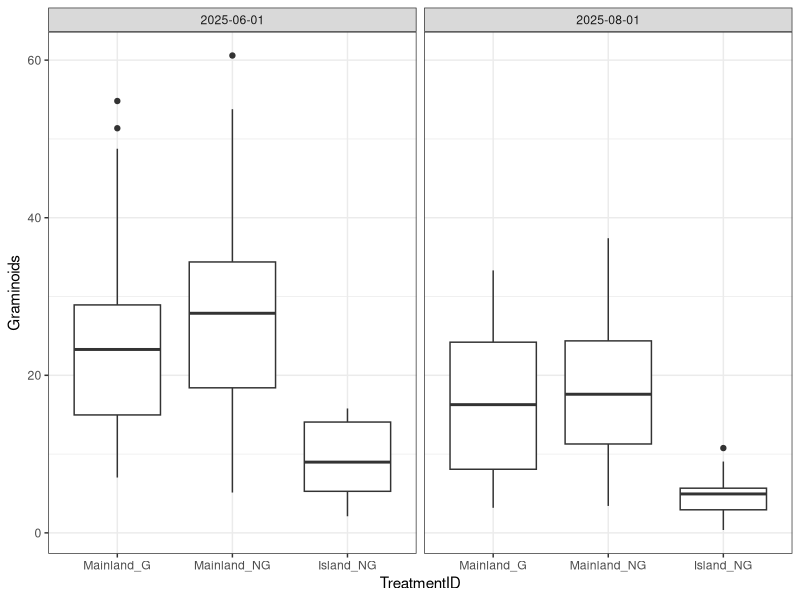
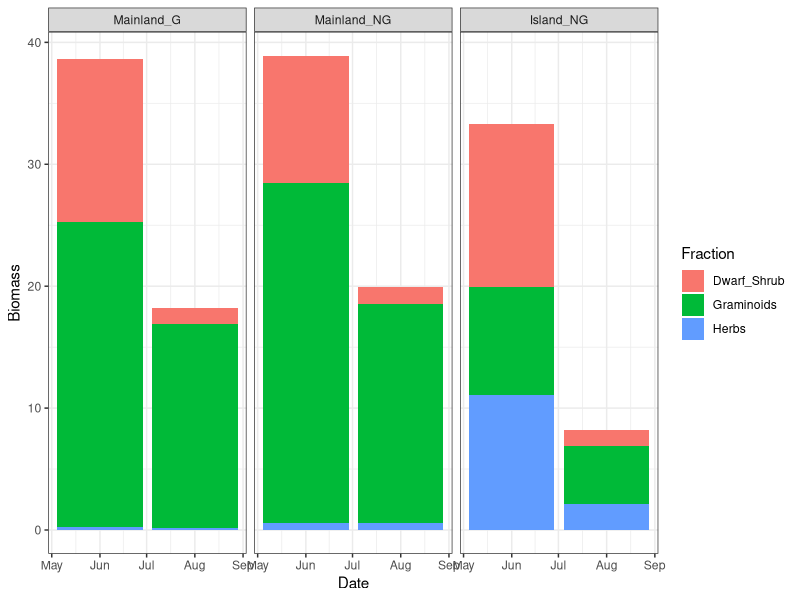
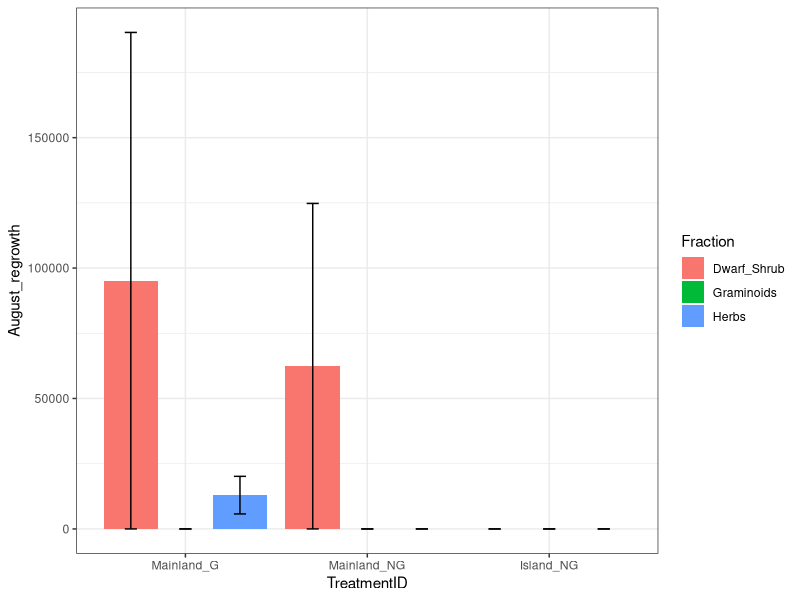
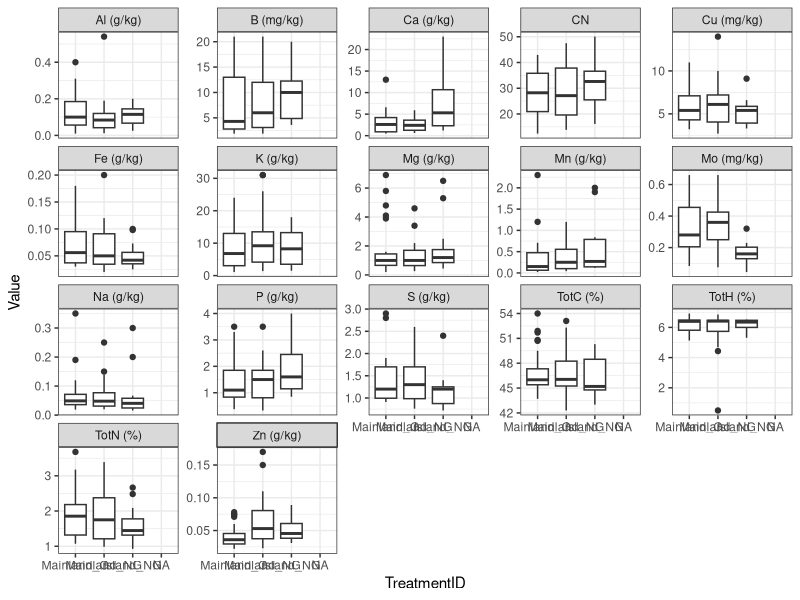
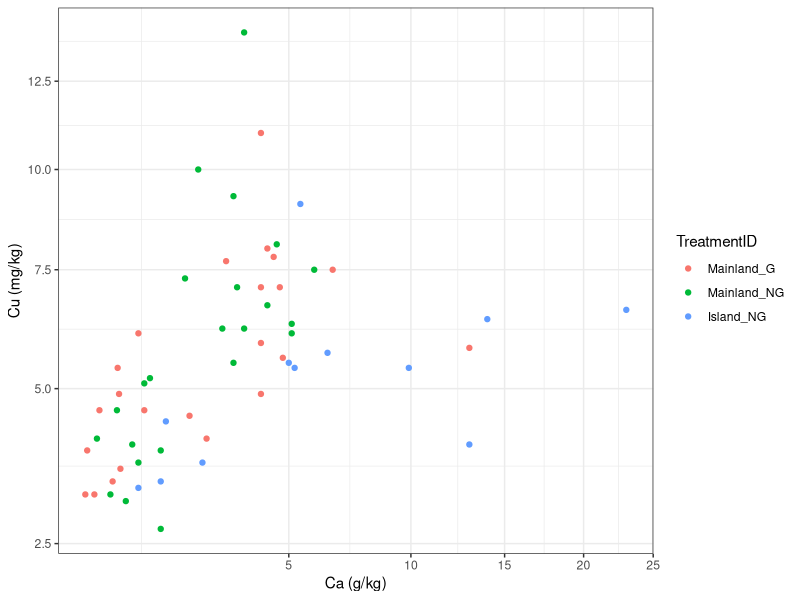
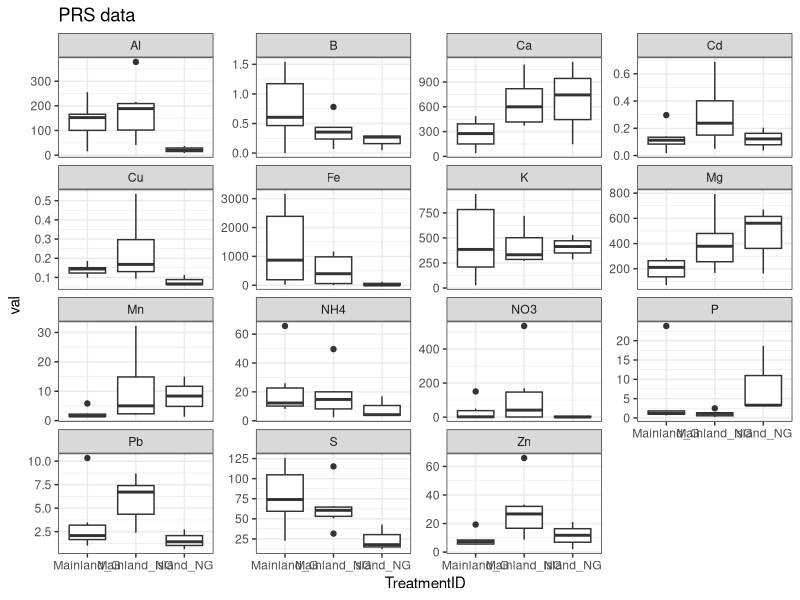
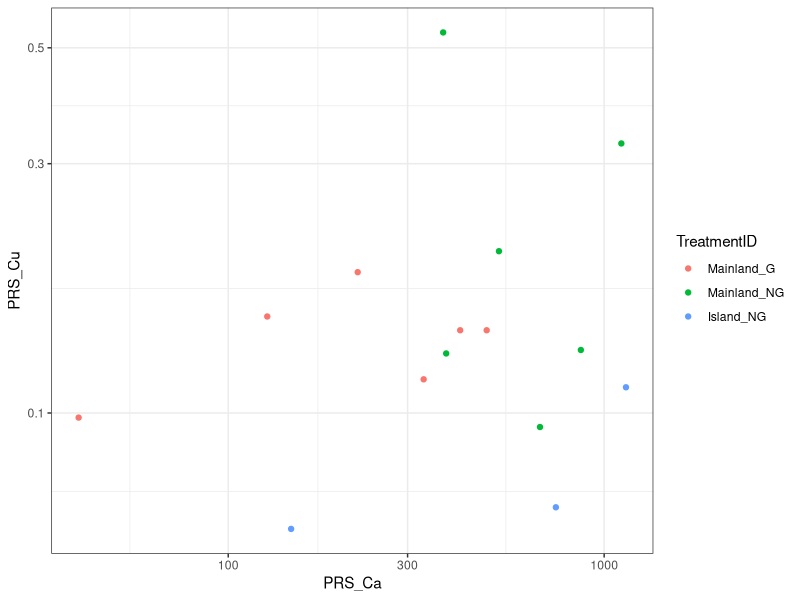
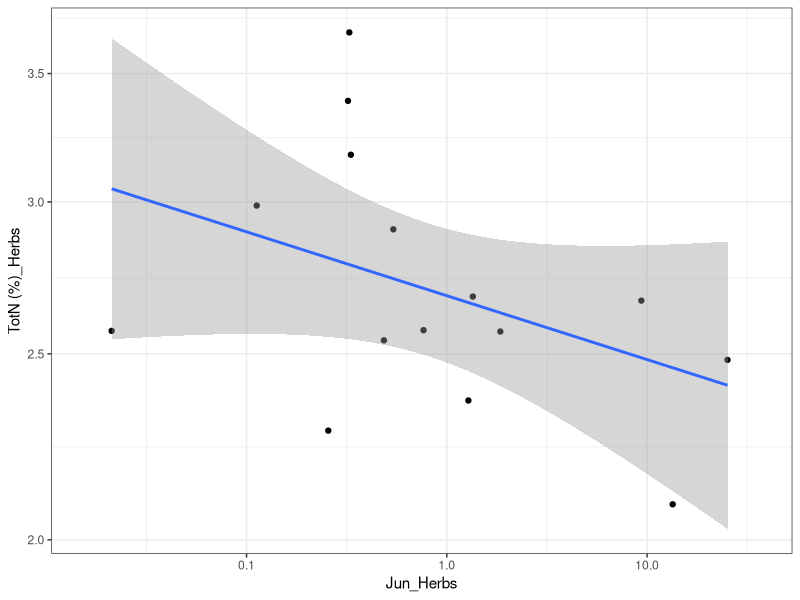

Here is the R script that generated these plots, in order: (Note: this script raises an error after producing the figures.)
#Opening and formatting biomass, PRS and plant nutrient data
rm(list=ls())

library(ggplot2)
library(tidyr)
library(readxl)
library(dplyr)


#Biomass data
biomass_dat<-read_xlsx("data/biomass_2025.xlsx")

#Add a column for plot ID
biomass_dat$PlotID<-paste(biomass_dat$Site_id,biomass_dat$Treatment,biomass_dat$`G/NG`,biomass_dat$Plot,sep="_")
#Add a column forMain plot ID
biomass_dat$MainPlotID<-paste(biomass_dat$Site_id,biomass_dat$Treatment,biomass_dat$`G/NG`,sep="_")

#Add treatmentID
biomass_dat$TreatmentID<-paste(biomass_dat$Treatment,biomass_dat$`G/NG`,sep="_")
biomass_dat$TreatmentID<-factor(biomass_dat$TreatmentID,levels=c("Mainland_G", "Mainland_NG","Island_NG"))

biomass_dat<-biomass_dat%>%
  mutate(TotalBiomass = Graminoids + Herbs+Dwarf_Shrub)

biomass_dat$Month<-format(as.Date(biomass_dat$Date),"%b")



biomass_long<-pivot_longer(
  biomass_dat,
  cols = c(Litter_Bio, Graminoids, Herbs, Dwarf_Shrub, TotalBiomass),
                names_to = "Fraction",
                values_to = "Biomass")

#Biomass
ggplot(data=biomass_dat,aes(y=Graminoids,x = TreatmentID))+geom_boxplot()+facet_wrap(~Date)+theme_bw()

ggplot(data=biomass_long[biomass_long$Fraction!="TotalBiomass" & biomass_long$Fraction!="Litter_Bio",],aes(x=Date,y=Biomass,fill=Fraction))+
  geom_bar(stat = "summary", fun = "mean")+facet_wrap(~TreatmentID)+theme_bw()

#Biomass proportion regrowth
biomass_regrowth <- biomass_long %>%
    select(PlotID,MainPlotID, TreatmentID,Month, Biomass,Fraction) %>%
    pivot_wider(
    names_from = Month,
    values_from = Biomass
  ) %>%
  mutate(
    August_regrowth = Aug / (Jun+0.0000001)#Add small amount to avoid div0
  )

biomass_wide<-biomass_regrowth %>%
  pivot_wider(values_from = c(Jun,Aug, August_regrowth),
              names_from = Fraction)


ggplot(data=biomass_regrowth[biomass_regrowth$Fraction!="TotalBiomass" & biomass_regrowth$Fraction!="Litter_Bio",]
       ,aes(x=TreatmentID,y=August_regrowth,fill=Fraction))+
  geom_bar(stat="summary",fun="mean",position="dodge")+theme_bw()+
  geom_errorbar(
    stat = "summary",
    fun.data = mean_se,
    width = 0.2,
    position = position_dodge(width = 0.9)
  ) 



########################################
#######################################

#Nutrient data
plantnut_dat<-read_xlsx("data/Setesdal-plant-samples-June-2025.xlsx")

#Add a column for plot ID
plantnut_dat$PlotID<-paste(plantnut_dat$Site_id,plantnut_dat$Treatment,plantnut_dat$`G/NG`,plantnut_dat$Plot,sep="_")
#Add a column forMain plot ID
plantnut_dat$MainPlotID<-paste(plantnut_dat$Site_id,plantnut_dat$Treatment,plantnut_dat$`G/NG`,sep="_")

#Add treatmentID
plantnut_dat$TreatmentID<-paste(plantnut_dat$Treatment,plantnut_dat$`G/NG`,sep="_")
plantnut_dat$TreatmentID<-factor(plantnut_dat$TreatmentID,levels=c("Mainland_G", "Mainland_NG","Island_NG"))
plantnut_dat$CN <- plantnut_dat$`TotC (%)`/plantnut_dat$`TotN (%)`
summary(plantnut_dat)

summary(as.factor(plantnut_dat$Site_id))
summary(as.factor(plantnut_dat$TreatmentID))
summary(as.factor(plantnut_dat$MainPlotID))
summary(as.factor(plantnut_dat$PlotID))

#Some plant nutrient data has multiple rows per plot|fraction where biomass was split between bags
#And also some subplots were pooled when biomass was too low.
summary(as.factor(plantnut_dat$Notes))

#Some vegetation fractions are missing from some plots. We fill these in with NAs
plot_ids <- unique(biomass_dat$PlotID)
fractions <- unique(plantnut_dat$`Plant-species`)
#Valid combinations
template <- tidyr::crossing(
  PlotID = plot_ids,
  `Plant-species` = fractions
)
plantnut_dat_full <- template %>%
  left_join(plantnut_dat, by = c("PlotID", "Plant-species"))

plantnut_long<-pivot_longer(
  plantnut_dat_full,
  cols=c("TotC (%)","TotN (%)", "TotH (%)","CN", "B (mg/kg)", "Na (g/kg)", "Mg (g/kg)",  "Al (g/kg)","P (g/kg)", "S (g/kg)", "K (g/kg)","Ca (g/kg)", "Mn (g/kg)",
         "Fe (g/kg)" ,"Cu (mg/kg)", "Zn (g/kg)", "Mo (mg/kg)" ),
  names_to="Nutrient",
  values_to="Value")

plantnut_wide<-pivot_wider(
  plantnut_dat,
  id_cols = c(PlotID,Site_id,MainPlotID),
  names_from =`Plant-species`,
  values_from = c("TotC (%)","TotN (%)", "TotH (%)","CN", "B (mg/kg)", "Na (g/kg)", "Mg (g/kg)",  "Al (g/kg)","P (g/kg)", "S (g/kg)", "K (g/kg)","Ca (g/kg)", "Mn (g/kg)",
                  "Fe (g/kg)" ,"Cu (mg/kg)", "Zn (g/kg)", "Mo (mg/kg)" )
)
dim(plantnut_dat_full)
dim(plantnut_wide)
summary(as.factor(plantnut_wide$PlotID))

#Nutrients
ggplot(data=plantnut_long,aes(y=Value,x=TreatmentID))+geom_boxplot()+facet_wrap(~Nutrient,scales="free_y")+theme_bw()
ggplot(data=plantnut_dat,aes(x = `Ca (g/kg)`, y = `Cu (mg/kg)`,color = TreatmentID))+geom_point()+theme_bw()+scale_x_sqrt()+scale_y_sqrt()



########################################
#######################################
#PRS probe data - clean version from George
prs_dat<-read.csv("data/data_setesdal_prs.csv")
summary(prs_dat)

#Make treatment and plot ID columns that are consistent with biomass and plant nutrient data
prs_dat<-prs_dat %>%
  mutate(Treatment = case_when(
    island_main == "I" ~ "Island",
    island_main == "M" ~ "Mainland",
    ))

prs_dat$TreatmentID<-paste(prs_dat$Treatment,prs_dat$trt_grazing,sep="_")
prs_dat$TreatmentID<-factor(prs_dat$TreatmentID,levels=c("Mainland_G", "Mainland_NG","Island_NG"))

prs_dat$PlotID<-paste(prs_dat$site,prs_dat$Treatment,prs_dat$trt_grazing,prs_dat$plot,sep="_")
prs_dat$MainPlotID<-paste(prs_dat$site,prs_dat$Treatment,prs_dat$trt_grazing,sep="_")

#Add PRS to nutrient names to facilitate clarity when joined to plant nutrient data
prs_dat$Nutrient<-paste("PRS",prs_dat$nut,sep="_")

#Make a wide version (15 values of 15 nutrients)
prs_wide<-prs_dat %>%
  pivot_wider(names_from = Nutrient,
              values_from = val,
              id_cols=c("PlotID","TreatmentID"))

#PRS
ggplot(data=prs_dat,aes(y=val,x=TreatmentID))+geom_boxplot()+facet_wrap(~nut,scales="free_y")+theme_bw()+ggtitle("PRS data")
ggplot(data=prs_wide,aes(x=PRS_Ca,y=PRS_Cu,color=TreatmentID))+geom_point()+theme_bw()+scale_x_log10()+scale_y_log10()


########################################
#######################################
#Join together all wide datasets
#Note that PRS data only for a subset of plots

#PlantDataonly
setesdal_plantdat<-biomass_wide %>%
  full_join(plantnut_wide)

ggplot(data=setesdal_plantdat,aes(x=Jun_Herbs,y=`TotN (%)_Herbs`))+geom_point()+scale_x_log10()+scale_y_log10()+theme_bw()+geom_smooth(method="lm")
ggplot(data=setesdal_plantdat,aes(x=CN_Graminoids,y=August_regrowth_Graminoids))+geom_point(data=setesdal_plantdat,aes(color=TreatmentID))+
  scale_x_log10()+scale_y_log10()+geom_smooth(method="lm")+theme_bw()

#Plant data and PRS (only for a subset of plots)
setesdal_prsplant<-setesdal_plantdat %>%
  full_join(prs_wide)
View(setesdal_prsplant)
write.csv(setesdal_prsplant,"data/combined_wide_dataset.csv")

#Averae at "main plot" level
setesdal_avg <- setesdal_prsplant %>%
  group_by(MainPlotID,TreatmentID) %>%
  summarise(
    across(
      where(is.numeric),
      \(x) if(all(is.na(x))) NA else mean(x, na.rm = TRUE)
    ),
    .groups = "drop"
  )
write.csv(setesdal_avg,"data/combined_plotnmean_wide_dataset.csv")
